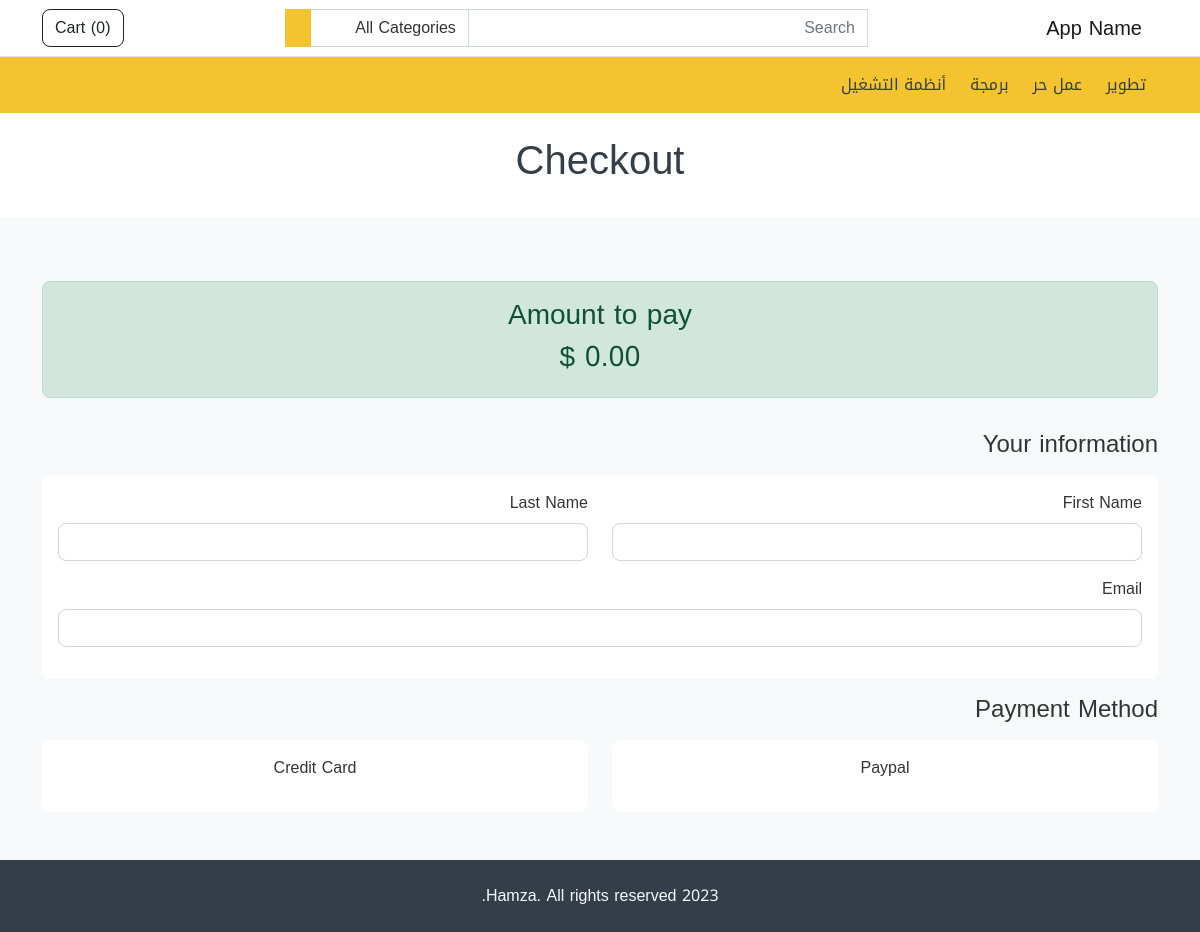
Page /checkout on the committed database.
### store/models.py (models this page shows, shortened)
class Category(models.Model):
    name = models.CharField(max_length=255, unique=True)
    featured = models.BooleanField(default=False)
    order = models.IntegerField(default=1)
    created_at = models.DateTimeField(auto_now_add=True)
    updated_at = models.DateTimeField(auto_now=True)

### store/views.py (the view)
# urls.py: path('checkout', views.checkout, name='store.checkout'),
def checkout(request):
    return render(
        request, 'checkout.html'
    )

### store/custom_context_processor.py (called while the page is built)
def store_website(request):
    categories = Category.objects.order_by('order')
    cart = Cart.objects.filter(session=request.session.session_key).last()
    cart_total = 0
    cart_products = []
    if cart:
        cart_products = Product.objects.filter(pk__in=cart.items)
        for item in cart_products:
            cart_total += item.price
    return {
        'categories': categories,
        'cart_products': cart_products,
        'cart_total': cart_total,
    }

### store/templatetags/my_filters.py (called while the page is built)
def currency(amount):
    return '{:.2f}'.format(amount) + ' $'

### store/templates/checkout.html (shortened to what this page needs)
{% extends 'base.html' %}
{% load i18n my_filters %}
{% block content %}
    {% include 'common/page_title.html' with title='Checkout' %}
    <div class="container my-5">
        <div class="row bd-highlight">
            <div class="col-md-12">
                <h4 class="my-3 text-center">
                    <div class="alert alert-success py-3">
                        <h3 class="text-center"> {% trans 'Amount to pay' %} </h3>
                        <h3 class="text-center"> {{ cart_total|currency }} </h3>
                    </div>
                </h4>
            </div>
            <div class="col-12">
                <h4 class="my-3"> {% trans 'Your information' %} </h4>
                    <div class="card">
                        <div class="card-body">
                            <form id="form-user-info">
                                <div class="row">
                                    <div class="col-md-6">
                                        <div class="mb-3">
                                            <label for="firstNameInput" class="form-label"
                                            > {% trans 'First Name' %} </label
                                            >
                                            <input
                                            type="text"
                                            class="form-control"
                                            id="firstNameInput"
                                            name="first_name"
                                            required
                                            />
                                        </div>
                                    </div>
                                    <div class="col-md-6">
                                        <div class="mb-3">
                                            <label for="lastNameInput" class="form-label"
                                            > {% trans 'Last Name' %} </label
                                            >
                                            <input
                                            type="text"
                                            class="form-control"
                                            id="lastNameInput"
                                            name="last_name"
                                            required
                                            />
                                        </div>
                                    </div>
                                </div>
                                <div class="mb-3">
                                    <label for="emailInput" class="form-label"
                                    > {% trans 'Email' %} </label
                                    >
                                    <input
                                    type="email"
                                    class="form-control"
                                    id="emailInput"
                                    name="email"
                                    required
                                    />
                                </div>
                            </form>
                        </div>
                    </div>
                <h4 class="my-3"> {% trans 'Payment Method' %} </h4>
                <div class="row">
                    <div class="col-md-6">
                        <div id="pm-paypal" class="card" role="button">
                            <div class="card-body text-center">
                                <p> {% trans 'Paypal' %} </p>
                            </div>
                        </div>
                    </div>
                    <div id="pm-stripe" class="col-md-6">
                        <div class="card" role="button" onclick="createStripeSession()">
                            <div class="card-body text-center">
                                <p> {% trans 'Credit Card' %} </p>
                            </div>
                        </div>
                    </div>
                </div>
            </div>
        </div>
    </div>
{% endblock %}

### store/templates/partials/header.html (shortened to what this page needs)
{% load i18n %}
<nav class="navbar navbar-expand-lg navbar-light bg-white border-bottom">
    <div class="container">
      <a class="navbar-brand" href="/">
        {% translate 'App Name' %}
      </a>
      <div
        class="collapse navbar-collapse mt-2 mt-lg-0"
        id="navbarSupportedContent"
      >
        {% include 'partials/header_search.html' %}
        <ul class="navbar-nav my-2 my-lg-0">
          <li class="nav-item">
            <a href="{% url 'store.cart' %}" class="btn btn-outline-dark" type="button">
                {% translate 'Cart' %} (<span id="cart-items-count">{{ cart_products|length }}</span>)
            </a>
          </li>
        </ul>
      </div>
    </div>
  </nav>
  <nav class="navbar navbar-expand-lg navbar-light bg-primary">
    <div class="container">
      <div class="collapse navbar-collapse mt-2 mt-lg-0" id="navbarSupportedContent">
        <ul class="navbar-nav my-2 my-lg-0">
          {% for category in categories %}
            <li class="nav-item">
              <a class="nav-link mx-1" href="{% url 'store.category' category.id %}" role="button">
                {{ category.name }}
              </a>
            </li>
          {% endfor %}
        </ul>
      </div>
    </div>
  </nav>

### rows in the picture
Category: name "تطوير"
Category: name "عمل حر"
Category: name "برمجة"
Category: name "أنظمة التشغيل"

### other values in the picture
{{ cart_products|length }} "0"
{{ cart_total|currency }} "0.00 $"
